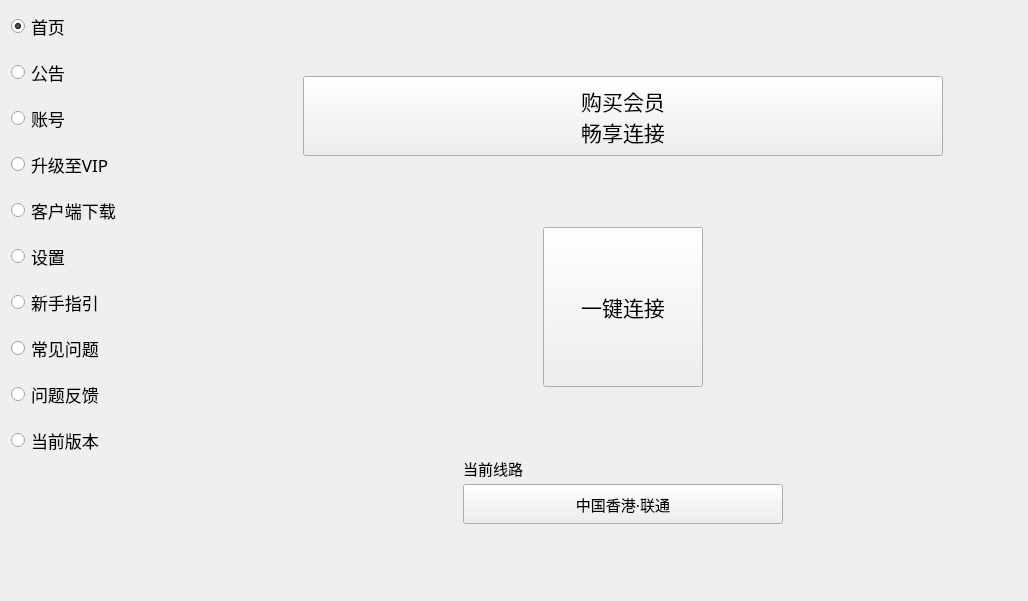
<?xml version="1.0" encoding="UTF-8"?>
<ui version="4.0">
 <class>Widget</class>
 <widget class="QWidget" name="Widget">
  <property name="geometry">
   <rect>
    <x>0</x>
    <y>0</y>
    <width>1028</width>
    <height>601</height>
   </rect>
  </property>
  <property name="windowTitle">
   <string>Widget</string>
  </property>
  <layout class="QGridLayout" name="gridLayout">
   <property name="topMargin">
    <number>0</number>
   </property>
   <property name="rightMargin">
    <number>0</number>
   </property>
   <property name="bottomMargin">
    <number>0</number>
   </property>
   <item row="8" column="0">
    <widget class="QRadioButton" name="radioButton_6">
     <property name="minimumSize">
      <size>
       <width>200</width>
       <height>40</height>
      </size>
     </property>
     <property name="maximumSize">
      <size>
       <width>150</width>
       <height>16777215</height>
      </size>
     </property>
     <property name="font">
      <font>
       <family>微软雅黑</family>
       <pointsize>13</pointsize>
      </font>
     </property>
     <property name="text">
      <string>设置</string>
     </property>
    </widget>
   </item>
   <item row="12" column="0">
    <widget class="QRadioButton" name="radioButton_10">
     <property name="minimumSize">
      <size>
       <width>200</width>
       <height>40</height>
      </size>
     </property>
     <property name="maximumSize">
      <size>
       <width>150</width>
       <height>16777215</height>
      </size>
     </property>
     <property name="font">
      <font>
       <family>微软雅黑</family>
       <pointsize>13</pointsize>
      </font>
     </property>
     <property name="text">
      <string>当前版本</string>
     </property>
    </widget>
   </item>
   <item row="11" column="0">
    <widget class="QRadioButton" name="radioButton_9">
     <property name="minimumSize">
      <size>
       <width>200</width>
       <height>40</height>
      </size>
     </property>
     <property name="maximumSize">
      <size>
       <width>150</width>
       <height>16777215</height>
      </size>
     </property>
     <property name="font">
      <font>
       <family>微软雅黑</family>
       <pointsize>13</pointsize>
      </font>
     </property>
     <property name="text">
      <string>问题反馈</string>
     </property>
    </widget>
   </item>
   <item row="9" column="0">
    <widget class="QRadioButton" name="radioButton_7">
     <property name="minimumSize">
      <size>
       <width>200</width>
       <height>40</height>
      </size>
     </property>
     <property name="maximumSize">
      <size>
       <width>150</width>
       <height>16777215</height>
      </size>
     </property>
     <property name="font">
      <font>
       <family>微软雅黑</family>
       <pointsize>13</pointsize>
      </font>
     </property>
     <property name="text">
      <string>新手指引</string>
     </property>
    </widget>
   </item>
   <item row="13" column="0">
    <spacer name="verticalSpacer">
     <property name="orientation">
      <enum>Qt::Vertical</enum>
     </property>
     <property name="sizeHint" stdset="0">
      <size>
       <width>20</width>
       <height>40</height>
      </size>
     </property>
    </spacer>
   </item>
   <item row="10" column="0">
    <widget class="QRadioButton" name="radioButton_8">
     <property name="minimumSize">
      <size>
       <width>200</width>
       <height>40</height>
      </size>
     </property>
     <property name="maximumSize">
      <size>
       <width>150</width>
       <height>16777215</height>
      </size>
     </property>
     <property name="font">
      <font>
       <family>微软雅黑</family>
       <pointsize>13</pointsize>
      </font>
     </property>
     <property name="text">
      <string>常见问题</string>
     </property>
    </widget>
   </item>
   <item row="3" column="0">
    <widget class="QRadioButton" name="homeBtn">
     <property name="minimumSize">
      <size>
       <width>200</width>
       <height>40</height>
      </size>
     </property>
     <property name="maximumSize">
      <size>
       <width>200</width>
       <height>16777215</height>
      </size>
     </property>
     <property name="font">
      <font>
       <family>微软雅黑</family>
       <pointsize>13</pointsize>
      </font>
     </property>
     <property name="text">
      <string>首页</string>
     </property>
     <property name="checked">
      <bool>true</bool>
     </property>
    </widget>
   </item>
   <item row="4" column="0">
    <widget class="QRadioButton" name="announcementBtn">
     <property name="minimumSize">
      <size>
       <width>200</width>
       <height>40</height>
      </size>
     </property>
     <property name="maximumSize">
      <size>
       <width>150</width>
       <height>16777215</height>
      </size>
     </property>
     <property name="font">
      <font>
       <family>微软雅黑</family>
       <pointsize>13</pointsize>
      </font>
     </property>
     <property name="text">
      <string>公告</string>
     </property>
    </widget>
   </item>
   <item row="5" column="0">
    <widget class="QRadioButton" name="accountBtn">
     <property name="minimumSize">
      <size>
       <width>200</width>
       <height>40</height>
      </size>
     </property>
     <property name="maximumSize">
      <size>
       <width>150</width>
       <height>16777215</height>
      </size>
     </property>
     <property name="font">
      <font>
       <family>微软雅黑</family>
       <pointsize>13</pointsize>
      </font>
     </property>
     <property name="text">
      <string>账号</string>
     </property>
    </widget>
   </item>
   <item row="6" column="0">
    <widget class="QRadioButton" name="radioButton_4">
     <property name="minimumSize">
      <size>
       <width>200</width>
       <height>40</height>
      </size>
     </property>
     <property name="maximumSize">
      <size>
       <width>150</width>
       <height>16777215</height>
      </size>
     </property>
     <property name="font">
      <font>
       <family>微软雅黑</family>
       <pointsize>13</pointsize>
      </font>
     </property>
     <property name="text">
      <string>升级至VIP</string>
     </property>
    </widget>
   </item>
   <item row="7" column="0">
    <widget class="QRadioButton" name="radioButton_5">
     <property name="minimumSize">
      <size>
       <width>200</width>
       <height>40</height>
      </size>
     </property>
     <property name="maximumSize">
      <size>
       <width>150</width>
       <height>16777215</height>
      </size>
     </property>
     <property name="font">
      <font>
       <family>微软雅黑</family>
       <pointsize>13</pointsize>
      </font>
     </property>
     <property name="text">
      <string>客户端下载</string>
     </property>
    </widget>
   </item>
   <item row="2" column="1" rowspan="12">
    <widget class="QWidget" name="mainWidget" native="true">
     <layout class="QVBoxLayout" name="verticalLayout">
      <item>
       <layout class="QHBoxLayout" name="horizontalLayout">
        <item>
         <spacer name="horizontalSpacer_5">
          <property name="orientation">
           <enum>Qt::Horizontal</enum>
          </property>
          <property name="sizeHint" stdset="0">
           <size>
            <width>40</width>
            <height>20</height>
           </size>
          </property>
         </spacer>
        </item>
        <item>
         <widget class="QPushButton" name="vipBtn">
          <property name="minimumSize">
           <size>
            <width>640</width>
            <height>80</height>
           </size>
          </property>
          <property name="maximumSize">
           <size>
            <width>640</width>
            <height>80</height>
           </size>
          </property>
          <property name="font">
           <font>
            <family>微软雅黑</family>
            <pointsize>16</pointsize>
           </font>
          </property>
          <property name="cursor">
           <cursorShape>OpenHandCursor</cursorShape>
          </property>
          <property name="text">
           <string>购买会员
畅享连接</string>
          </property>
         </widget>
        </item>
        <item>
         <spacer name="horizontalSpacer_6">
          <property name="orientation">
           <enum>Qt::Horizontal</enum>
          </property>
          <property name="sizeHint" stdset="0">
           <size>
            <width>40</width>
            <height>20</height>
           </size>
          </property>
         </spacer>
        </item>
       </layout>
      </item>
      <item>
       <layout class="QHBoxLayout" name="horizontalLayout_2">
        <item>
         <spacer name="horizontalSpacer">
          <property name="orientation">
           <enum>Qt::Horizontal</enum>
          </property>
          <property name="sizeHint" stdset="0">
           <size>
            <width>40</width>
            <height>20</height>
           </size>
          </property>
         </spacer>
        </item>
        <item>
         <widget class="QPushButton" name="connectBtn">
          <property name="minimumSize">
           <size>
            <width>160</width>
            <height>160</height>
           </size>
          </property>
          <property name="maximumSize">
           <size>
            <width>160</width>
            <height>160</height>
           </size>
          </property>
          <property name="font">
           <font>
            <family>微软雅黑</family>
            <pointsize>16</pointsize>
           </font>
          </property>
          <property name="text">
           <string>一键连接</string>
          </property>
         </widget>
        </item>
        <item>
         <spacer name="horizontalSpacer_2">
          <property name="orientation">
           <enum>Qt::Horizontal</enum>
          </property>
          <property name="sizeHint" stdset="0">
           <size>
            <width>40</width>
            <height>20</height>
           </size>
          </property>
         </spacer>
        </item>
       </layout>
      </item>
      <item>
       <layout class="QGridLayout" name="gridLayout_2">
        <item row="1" column="2">
         <spacer name="horizontalSpacer_4">
          <property name="orientation">
           <enum>Qt::Horizontal</enum>
          </property>
          <property name="sizeHint" stdset="0">
           <size>
            <width>40</width>
            <height>20</height>
           </size>
          </property>
         </spacer>
        </item>
        <item row="1" column="0">
         <spacer name="horizontalSpacer_7">
          <property name="orientation">
           <enum>Qt::Horizontal</enum>
          </property>
          <property name="sizeHint" stdset="0">
           <size>
            <width>40</width>
            <height>20</height>
           </size>
          </property>
         </spacer>
        </item>
        <item row="1" column="1">
         <widget class="QPushButton" name="routeBtn">
          <property name="minimumSize">
           <size>
            <width>320</width>
            <height>40</height>
           </size>
          </property>
          <property name="maximumSize">
           <size>
            <width>320</width>
            <height>40</height>
           </size>
          </property>
          <property name="font">
           <font>
            <family>微软雅黑</family>
            <pointsize>11</pointsize>
           </font>
          </property>
          <property name="text">
           <string>中国香港·联通</string>
          </property>
         </widget>
        </item>
        <item row="0" column="1">
         <widget class="QLabel" name="routeLabel">
          <property name="maximumSize">
           <size>
            <width>16777215</width>
            <height>20</height>
           </size>
          </property>
          <property name="font">
           <font>
            <family>微软雅黑</family>
            <pointsize>11</pointsize>
           </font>
          </property>
          <property name="text">
           <string>当前线路</string>
          </property>
         </widget>
        </item>
       </layout>
      </item>
     </layout>
    </widget>
   </item>
  </layout>
 </widget>
 <layoutdefault spacing="6" margin="11"/>
 <resources/>
 <connections/>
</ui>
